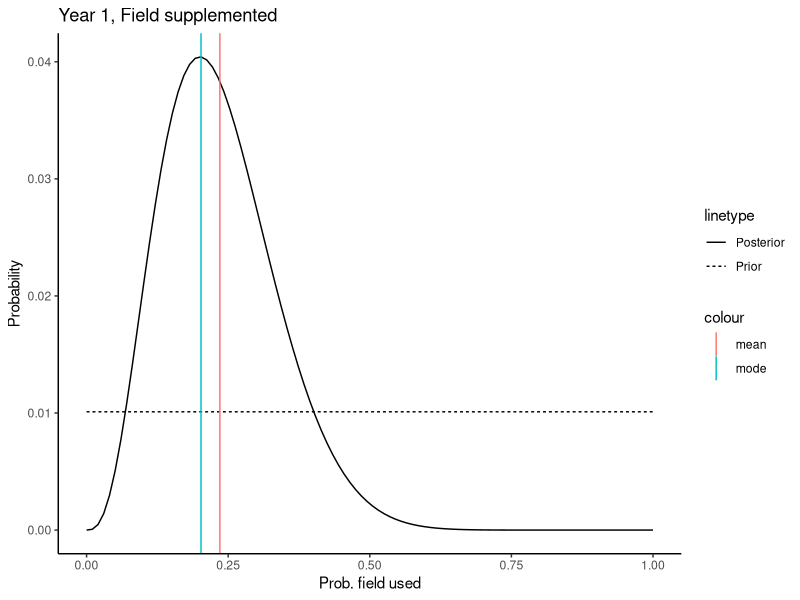
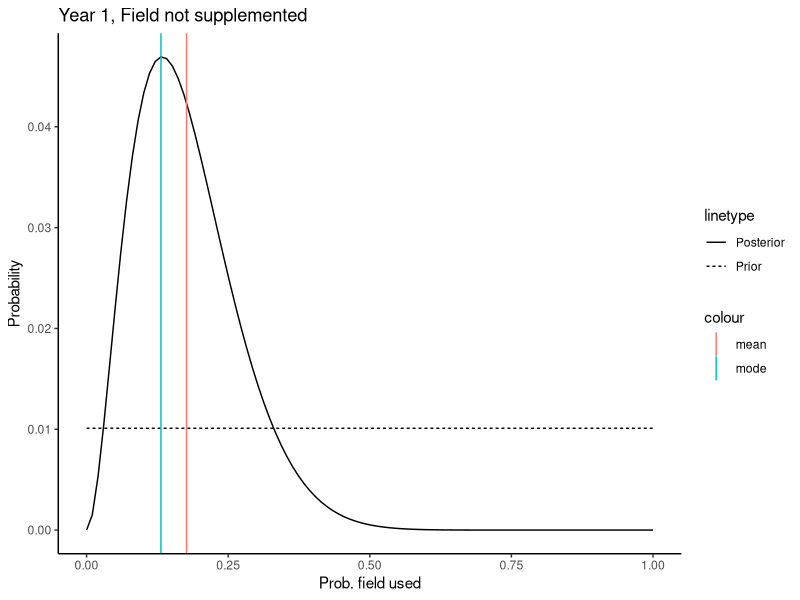
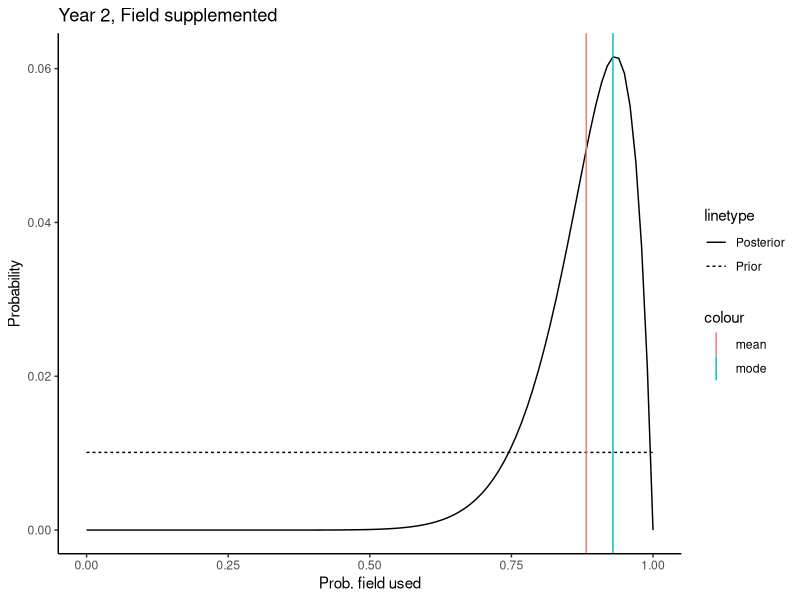
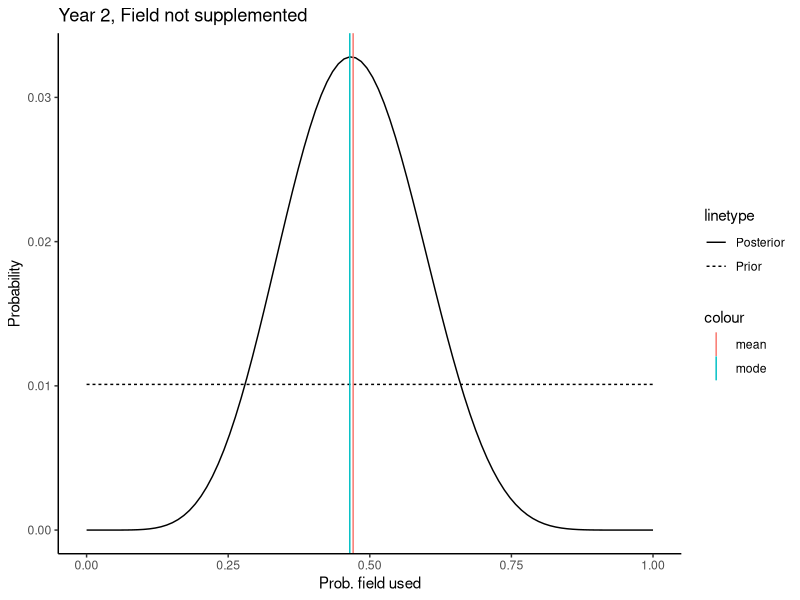
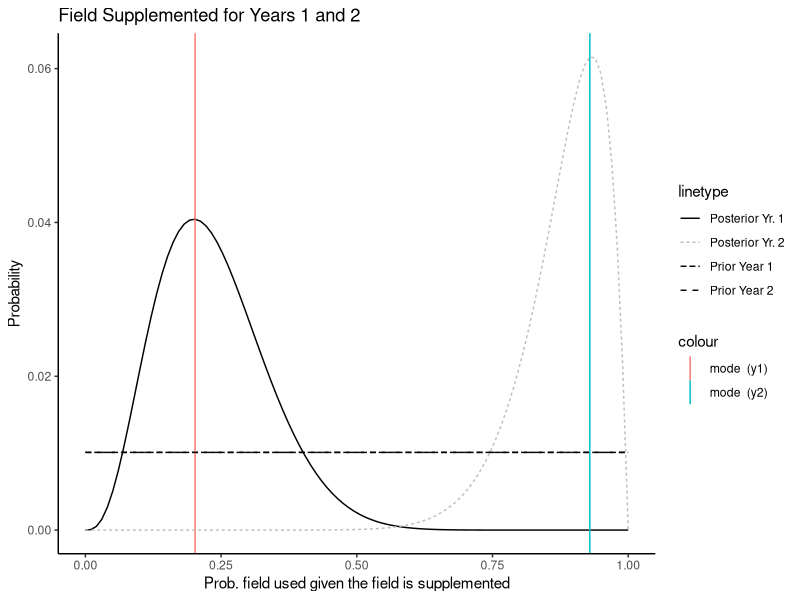
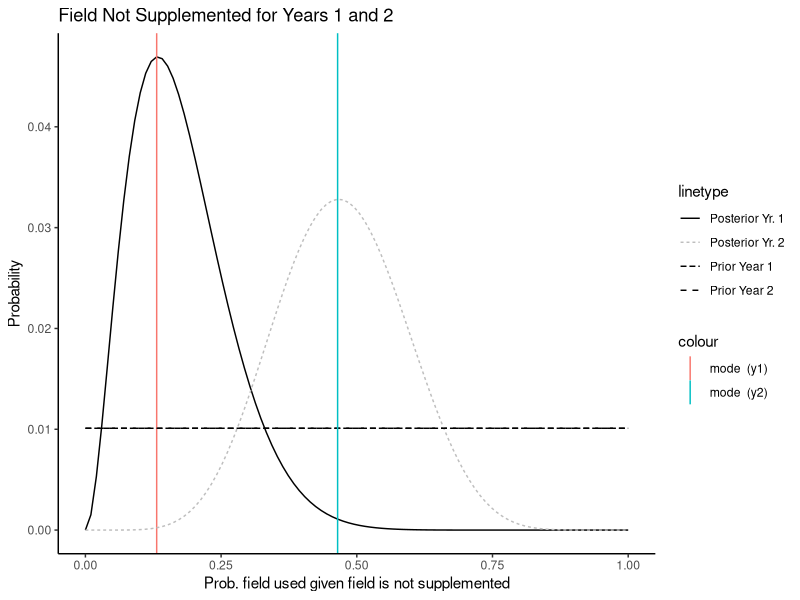
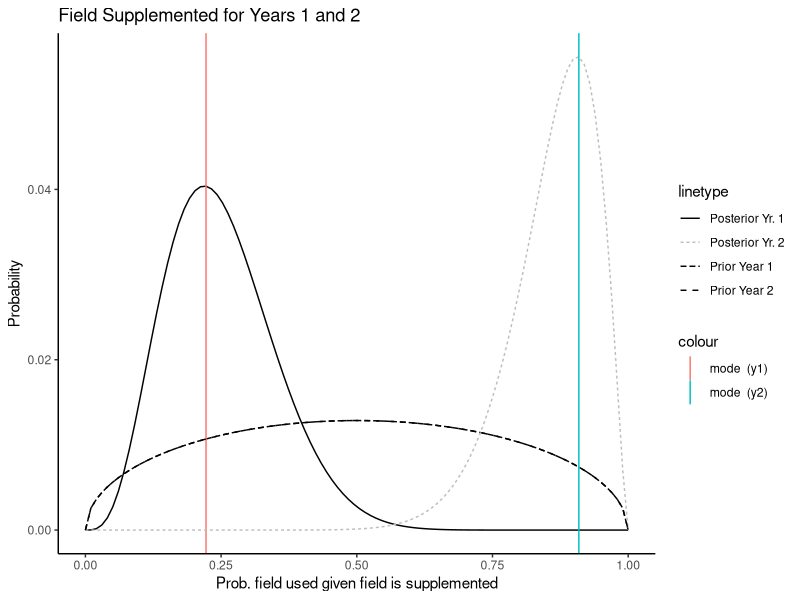
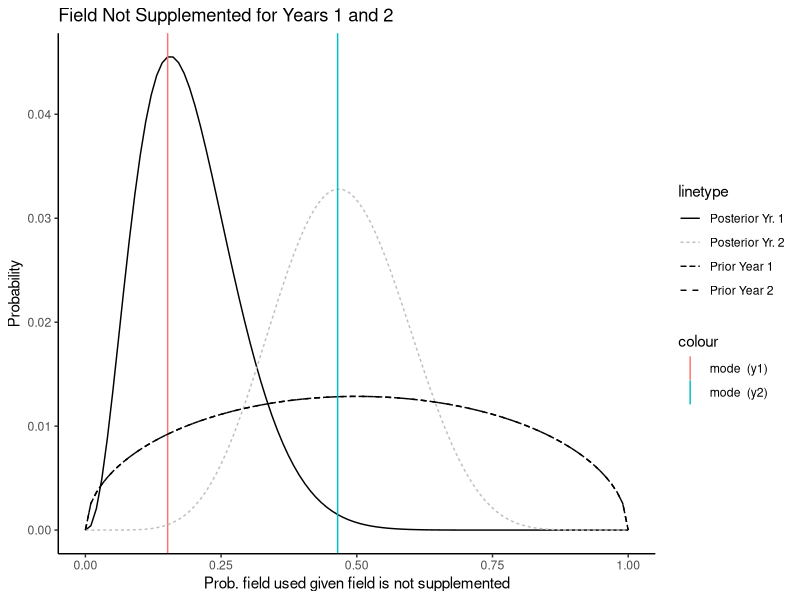

The R script that drew these images, in order:
## ---- chunk 1
# Reading in the crane data
data = read.csv("crane_data.csv")
print(data)
## ---- chunk 2
## Extracting information from CSV

y1_supp = data[1,2]
#y1_supp  
y1_no_supp = data[2,2]
#y1_no_supp  
y2_supp = data[1,3]
#y2_supp  
y2_no_supp = data[2,3]
#y2_no_supp

N = 15 #number or trials (fields)


extracted_data = list(y1_supp, y1_no_supp, y2_supp, y2_no_supp)
## ---- chunk 3
## Grid approximation (with uniform(0,1) as the prior)
library(ggplot2)
# 1. Define grid
p_grid = seq(0, 1, len=100)
dp = p_grid[2] - p_grid[1]

# 2. Compute prior
prior = dunif(p_grid, 0, 1)


posteriors = list()
mean_p = list()
mode_p = list()

for (i in seq_along(extracted_data)) {

  # 3. Compute likelihood
  element <- dbinom(extracted_data[[i]], size=N, prob=p_grid)
  
  # 4. Compute unnormalized posterior
  unnorm_posterior <- prior * element
  
  # 5. Normalize posterior to "integrate" to one
  posterior <- unnorm_posterior / sum(unnorm_posterior)
  
  # Add prior to list of priors 
  posteriors[[i]] <- posterior
  
  # Computing the means and modes
  mean_p[[i]] <- sum(posterior * p_grid)
  mode_p[[i]] <- p_grid[which.max(posterior)]
  
}  
#posteriors
## ---- chunk 4
# Year 1, Field supplemented
ggplot() + 
      geom_line(aes(x=p_grid, y=posteriors[[1]], linetype="Posterior")) + 
		  geom_line(aes(x=p_grid, y=prior*dp, linetype="Prior")) +
		  ylab("Probability") + xlab("Prob. field used") +
      ggtitle("Year 1, Field supplemented")+
      geom_vline(aes(xintercept=mean_p[[1]], color="mean")) + 
	    geom_vline(aes(xintercept=mode_p[[1]], color="mode"))+		  
      theme_classic()

# Year 1, Field not supplemented
ggplot() + 
      geom_line(aes(x=p_grid, y=posteriors[[2]], linetype="Posterior")) + 
		  geom_line(aes(x=p_grid, y=prior*dp, linetype="Prior")) +
		  ylab("Probability") + xlab("Prob. field used") +
      ggtitle("Year 1, Field not supplemented")+
		  geom_vline(aes(xintercept=mean_p[[2]], color="mean")) + 
	    geom_vline(aes(xintercept=mode_p[[2]], color="mode"))+ 
      theme_classic()
## ---- chunk 5
# Year 2, Field supplemented
ggplot() + 
      geom_line(aes(x=p_grid, y=posteriors[[3]], linetype="Posterior")) + 
		  geom_line(aes(x=p_grid, y=prior*dp, linetype="Prior")) +
		  ylab("Probability") + xlab("Prob. field used") +
      ggtitle("Year 2, Field supplemented")+
      geom_vline(aes(xintercept=mean_p[[3]], color="mean")) + 
	    geom_vline(aes(xintercept=mode_p[[3]], color="mode"))+
      theme_classic()

# Year 2, Field not supplemented
ggplot() + 
      geom_line(aes(x=p_grid, y=posteriors[[4]], linetype="Posterior")) + 
		  geom_line(aes(x=p_grid, y=prior*dp, linetype="Prior")) +
		  ylab("Probability") + xlab("Prob. field used") +
      ggtitle("Year 2, Field not supplemented")+
      geom_vline(aes(xintercept=mean_p[[4]], color="mean")) + 
	    geom_vline(aes(xintercept=mode_p[[4]], color="mode"))+
		  theme_classic()
## ---- chunk 6
# Prob. of field usage given the field is supplemented

ggplot() + 
      geom_line(aes(x=p_grid, y=posteriors[[1]], linetype="Posterior Yr. 1"), color = "black") + 
		  geom_line(aes(x=p_grid, y=prior*dp, linetype="Prior Year 1")) +
      #geom_vline(aes(xintercept=mean_p[[1]], color="mean (y1)")) + 
	    geom_vline(aes(xintercept=mode_p[[1]], color="mode  (y1)"))+
      geom_line(aes(x=p_grid, y=posteriors[[3]], linetype="Posterior Yr. 2"), color = "gray") + 
		  geom_line(aes(x=p_grid, y=prior*dp, linetype="Prior Year 2")) +
		  ylab("Probability") + xlab("Prob. field used given the field is supplemented") +
      ggtitle("Field Supplemented for Years 1 and 2")+
      #geom_vline(aes(xintercept=mean_p[[3]], color="mean  (y2)")) + 
	    geom_vline(aes(xintercept=mode_p[[3]], color="mode  (y2)"))+
      theme_classic()



# Field not supplemented

ggplot() + 
      geom_line(aes(x=p_grid, y=posteriors[[2]], linetype="Posterior Yr. 1"), color = "black") + 
		  geom_line(aes(x=p_grid, y=prior*dp, linetype="Prior Year 1")) +
      #geom_vline(aes(xintercept=mean_p[[2]], color="mean (y1)")) + 
	    geom_vline(aes(xintercept=mode_p[[2]], color="mode  (y1)"))+
      geom_line(aes(x=p_grid, y=posteriors[[4]], linetype="Posterior Yr. 2"), color = "gray") + 
		  geom_line(aes(x=p_grid, y=prior*dp, linetype="Prior Year 2")) +
		  ylab("Probability") + xlab("Prob. field used given field is not supplemented") +
      ggtitle("Field Not Supplemented for Years 1 and 2")+
      #geom_vline(aes(xintercept=mean_p[[4]], color="mean  (y2)")) + 
	    geom_vline(aes(xintercept=mode_p[[4]], color="mode  (y2)"))+
      theme_classic()



## ---- chunk 7
## Grid approximation (with Beta(0,1) as the prior)


# 1. Define grid
p_grid = seq(0, 1, len=100)
dp = p_grid[2] - p_grid[1]

# 2. Compute prior
mu = 0.5 # mean
phi = 3 # precision
a = mu*phi
b = (1 - mu)*phi
prior_beta = dbeta(p_grid, a, b)


posteriors_beta = list()
mean_p_beta = list()
mode_p_beta = list()

for (i in seq_along(extracted_data)) {

  # 3. Compute likelihood
  element <- dbinom(extracted_data[[i]], size=N, prob=p_grid)
  
  # 4. Compute unnormalized posterior
  unnorm_posterior <- prior_beta * element
  
  # 5. Normalize posterior to "integrate" to one
  posterior <- unnorm_posterior / sum(unnorm_posterior)
  
  # Add prior to list of priors 
  posteriors_beta[[i]] <- posterior
  
  # Computing the means and modes
  mean_p_beta[[i]] <- sum(posterior * p_grid)
  mode_p_beta[[i]] <- p_grid[which.max(posterior)]
  
}  
#posteriors


## ---- chunk 8
# Field supplemented; beta prior 
ggplot() + 
      geom_line(aes(x=p_grid, y=posteriors_beta[[1]], linetype="Posterior Yr. 1"), color = "black") + 
		  geom_line(aes(x=p_grid, y=prior_beta*dp, linetype="Prior Year 1")) +
      #geom_vline(aes(xintercept=mean_p_beta[[1]], color="mean (y1)")) + 
	    geom_vline(aes(xintercept=mode_p_beta[[1]], color="mode  (y1)"))+
      geom_line(aes(x=p_grid, y=posteriors_beta[[3]], linetype="Posterior Yr. 2"), color = "gray") + 
		  geom_line(aes(x=p_grid, y=prior_beta*dp, linetype="Prior Year 2")) +
		  ylab("Probability") + xlab("Prob. field used given field is supplemented") +
      ggtitle("Field Supplemented for Years 1 and 2")+
      #geom_vline(aes(xintercept=mean_p_beta[[3]], color="mean  (y2)")) + 
	    geom_vline(aes(xintercept=mode_p_beta[[3]], color="mode  (y2)"))+
      theme_classic()

# Field not supplemented; Beta prior 
ggplot() + 
      geom_line(aes(x=p_grid, y=posteriors_beta[[2]], linetype="Posterior Yr. 1"), color = "black") + 
		  geom_line(aes(x=p_grid, y=prior_beta*dp, linetype="Prior Year 1")) +
      #geom_vline(aes(xintercept=mean_p_beta[[2]], color="mean (y1)")) + 
	    geom_vline(aes(xintercept=mode_p_beta[[2]], color="mode  (y1)"))+
      geom_line(aes(x=p_grid, y=posteriors[[4]], linetype="Posterior Yr. 2"), color = "gray") + 
		  geom_line(aes(x=p_grid, y=prior_beta*dp, linetype="Prior Year 2")) +
		  ylab("Probability") + xlab("Prob. field used given field is not supplemented") +
      ggtitle("Field Not Supplemented for Years 1 and 2")+
      #geom_vline(aes(xintercept=mean_p_beta[[4]], color="mean  (y2)")) + 
	    geom_vline(aes(xintercept=mode_p_beta[[4]], color="mode  (y2)"))+
      theme_classic()
## ---- chunk 9
print(mode_p)
print(mode_p_beta)
## ---- chunk 10
 
samples_supp_y1 = sample(p_grid,  
                    prob=posteriors_beta[[1]], # samples are wrt the posterior
                    size=10000, # number of samples
                    replace=TRUE) #able to draw the same value more than once
samples_no_supp_y1 = sample(p_grid,  
                    prob=posteriors_beta[[2]], 
                    size=10000, 
                    replace=TRUE)
samples_supp_y2 = sample(p_grid,  
                    prob=posteriors_beta[[3]], 
                    size=10000,
                    replace=TRUE)
samples_no_supp_y2 = sample(p_grid,  
                    prob=posteriors_beta[[4]], 
                    size=10000, 
                    replace=TRUE) 

posterior_diff_y2 =  (rbinom(length(samples_supp_y2), size=15, prob=samples_supp_y2) - rbinom(length(samples_no_supp_y2), size=15, prob=samples_no_supp_y2) )/15


posterior_diff_y1 =  (rbinom(length(samples_supp_y1), size=15, prob=samples_supp_y1) - rbinom(length(samples_no_supp_y1), size=15, prob=samples_no_supp_y1) )/15

ggplot() + geom_histogram(aes(x=posterior_diff_y1, fill="Difference Y1"), alpha=0.2, position="dodge") +
          geom_histogram(aes(x=posterior_diff_y2, fill="Difference Y2"), alpha=0.2, position="dodge") +
		      scale_fill_manual(values=c("gray", "blue")) +
		      xlab("Difference in Field Usage in Years 1 and 2") +
		      ylab("Count in predictive posterior") +
          #ggtitle("")+
		      theme_classic()


## ---- chunk 11
bounds_y1 = quantile(posterior_diff_y1, c(0.025, 0.975))
print(bounds_y1)
bounds_y2 = quantile(posterior_diff_y2, c(0.025, 0.975))
print(bounds_y2)
## ---- chunk 12
bounds_y1_supp = quantile(samples_supp_y1, c(0.025, 0.975))

p_grid = seq(0, 1, len=100)

ind = p_grid > bounds_y1_supp[1] & p_grid < bounds_y1_supp[2]
ggplot() + geom_line(aes(x=p_grid, y=posteriors_beta[[1]])) +
       geom_area(aes(x=p_grid[ind], y=posteriors_beta[[1]][ind]), fill='blue', alpha=0.2) +
		   xlab("Prob. of field usage in year 1 given field supplementation") +
		   ylab("Density") +
		   annotate("text", x=0.25, y=0.002, label="2.5%") +
		   annotate("text", x=0.75, y=0.002, label="95%") +
		   annotate("text", x=1.02, y=0.002, label="2.5%") +
		   annotate("text", x=bounds_y1_supp[1], y=-0.00, label=round(bounds_y1_supp[1], 2)) +
		   annotate("text", x=bounds_y1_supp[2], y=-0.00, label=round(bounds_y1_supp[2], 2)) +
		   theme_classic()
## ---- chunk 13
bounds_y1_no_supp = quantile(samples_no_supp_y1, c(0.025, 0.975))

p_grid = seq(0, 1, len=100)

ind = p_grid > bounds_y1_no_supp[1] & p_grid < bounds_y1_no_supp[2]
ggplot() + geom_line(aes(x=p_grid, y=posteriors_beta[[2]])) +
       geom_area(aes(x=p_grid[ind], y=posteriors_beta[[2]][ind]), fill='blue', alpha=0.2) +
		   xlab("Prob. of field usage in year 1 given no field supplementation") +
		   ylab("Density") +
		   annotate("text", x=0.25, y=0.002, label="2.5%") +
		   annotate("text", x=0.75, y=0.002, label="95%") +
		   annotate("text", x=1.02, y=0.002, label="2.5%") +
		   annotate("text", x=bounds_y1_no_supp[1], y=-0.00, label=round(bounds_y1_no_supp[1], 2)) +
		   annotate("text", x=bounds_y1_no_supp[2], y=-0.00, label=round(bounds_y1_no_supp[2], 2)) +
		   theme_classic()

## ---- chunk 14
bounds_y2_supp = quantile(samples_supp_y2, c(0.025, 0.975))

p_grid = seq(0, 1, len=100)

ind = p_grid > bounds_y2_supp[1] & p_grid < bounds_y2_supp[2]
ggplot() + geom_line(aes(x=p_grid, y=posteriors_beta[[3]])) +
       geom_area(aes(x=p_grid[ind], y=posteriors_beta[[3]][ind]), fill='blue', alpha=0.2) +
		   xlab("Prob. of field usage in year 2 given field supplementation") +
		   ylab("Density") +
		   annotate("text", x=0.25, y=0.002, label="2.5%") +
		   annotate("text", x=0.75, y=0.002, label="95%") +
		   annotate("text", x=1.02, y=0.002, label="2.5%") +
		   annotate("text", x=bounds_y2_supp[1], y=-0.00, label=round(bounds_y2_supp[1], 2)) +
		   annotate("text", x=bounds_y2_supp[2], y=-0.00, label=round(bounds_y2_supp[2], 2)) +
		   theme_classic()
## ---- chunk 15
bounds_y2_no_supp = quantile(samples_no_supp_y2, c(0.025, 0.975))

p_grid = seq(0, 1, len=100)

ind = p_grid > bounds_y2_no_supp[1] & p_grid < bounds_y2_no_supp[2]
ggplot() + geom_line(aes(x=p_grid, y=posteriors_beta[[4]])) +
       geom_area(aes(x=p_grid[ind], y=posteriors_beta[[4]][ind]), fill='blue', alpha=0.2) +
		   xlab("Prob. of field usage in year 2 given no field supplementation") +
		   ylab("Density") +
		   annotate("text", x=0.25, y=0.002, label="2.5%") +
		   annotate("text", x=0.75, y=0.002, label="95%") +
		   annotate("text", x=1.02, y=0.002, label="2.5%") +
		   annotate("text", x=bounds_y2_no_supp[1], y=-0.00, label=round(bounds_y2_no_supp[1], 2)) +
		   annotate("text", x=bounds_y2_no_supp[2], y=-0.00, label=round(bounds_y2_no_supp[2], 2)) +
		   theme_classic()
